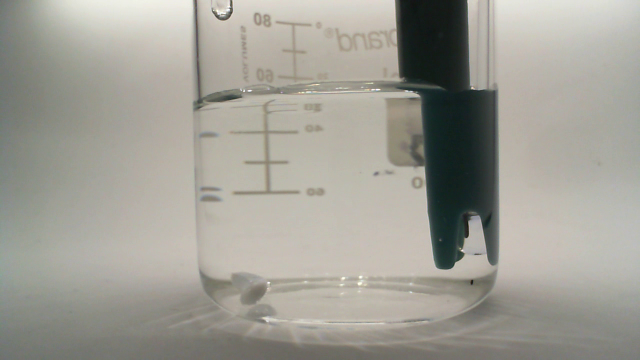
#> input picture data/titration.tiff, 640 x 360 px
$ python 2_skimage_images.py data/titration.tiff
#> lines starting #> are read from the running program, lines starting #| are printed output that depends on the picture; after the words box and inside, x2 and y2 are one past the last pixel; in counts of white or black regions, pixels touching at a corner belong together; long printed decimals are rounded
import skimage.io
import skimage.color

import matplotlib
import sys
import matplotlib.pyplot as plt
import skimage.transform
import platform
if platform.system() == 'Darwin':
    matplotlib.use('TkAgg')

"""
    Lesson available here -> https://datacarpentry.org/image-processing/03-skimage-images/index.html

    ---------------------------------------------

    ############ Reading and displaying ############
"""

# # read image
# image = skimage.io.imread(fname="data/chair.jpg")
# skimage.io.imshow(image)
# plt.show()


"""
    ############ Saving images ############
"""

# image = skimage.io.imread(fname="data/chair.jpg")
# skimage.io.imshow(image)
#
# # save a new version in .tif format
# skimage.io.imsave(fname="data/chair.tif", arr=image)


"""
    ############ Exercise, Resizing images ############
"""

# [13 lines of commented-out code are left out]


"""
    ############ Manipulating pixels ############

    Run this program in the shell with:
    `python3 2_skimage_images.py data/maize-root-cluster.jpg`
"""


# # read input image, based on filename parameter
# image = skimage.io.imread(fname=sys.argv[1])
# print(image)
#
# # display original image
# skimage.io.imshow(image)
#
# # keep only high-intensity pixels
# image[image < 128] = 0
#
# # display modified image
# skimage.io.imshow(image)
# plt.show()

"""
    ############ Exercise, low intensity pixels  ############

    Run this program in the shell with:
    `python3 2_skimage_images.py data/sudoku.png`
"""

# # read input image, based on filename parameter
# image = skimage.io.imread(fname=sys.argv[1])
#
# # display original image
# skimage.io.imshow(image)
#
# # keep only high-intensity pixels
# print(image[0][0])
# image[image == 255] = 64
# print(image[0][0])
#
# # display modified image
# skimage.io.imshow(image)
# plt.show()


"""
    ############ Converting color images to grayscale ############

     Run this program in the shell with:
    `python3 2_skimage_images.py data/maize-root-cluster.jpg`
"""

# # read input image, based on filename parameter
# image = skimage.io.imread(fname=sys.argv[1])
#
# # display original image
# skimage.io.imshow(image)
#
# # convert to grayscale and display
# gray_image = skimage.color.rgb2gray(image)
# skimage.io.imshow(gray_image)
# plt.show()


"""
    ############ Grayscale as argument ############

     Run this program in the shell with:
    `python3 2_skimage_images.py data/maize-root-cluster.jpg`
"""

# # read input image, based on filename parameter
# image = skimage.io.imread(fname=sys.argv[1], as_gray=True)
#
# # display grayscale image
# skimage.io.imshow(image)
# plt.show()


"""
    ############ Access Via Slicing ############
"""

# [6 lines of commented-out code are left out]


"""
    ############ Change color image on sliced part ############
"""

# [6 lines of commented-out code are left out]


"""
    ############ Exercise ############
"""


# # load and display original image
# image = skimage.io.imread(fname="data/maize-root-cluster.jpg")
#
# # extract and display the subclip
#
# clip = image[0:399, 300:500, :]
#
# fig, ax = plt.subplots()
# plt.imshow(image)
# fig, ax = plt.subplots()
# plt.imshow(clip)
# plt.show()
#
# # Save it
#
# skimage.io.imsave(fname="data/root-sliced.jpg", arr=clip)

"""
    ############ Exercise 2, Slicing and the colorimetric challenge ############
"""


def select_zone(image, y_f, y_t, x_f, x_t):
    # top
    image[y_f-1:y_f, x_f:x_t] = [255, 0, 0]
    # Left
    image[y_f-1:y_t+1, x_f-1:x_f] = [255, 0, 0]
    # bottom
    image[y_t:y_t+1, x_f:x_t] = [255, 0, 0]
    # Right
    image[y_f-1:y_t+1, x_t:x_t+1] = [255, 0, 0]
    return image


# # load and display original image
image = skimage.io.imread(fname="data/titration.tiff", plugin='pil')
#> image is the input picture: shape (360, 640, 3); mean R, G, B 159.7, 157.9, 149.1

y_f = 200
y_t = 240
x_f = 350
x_t = 390

# extract the subclip
clip = image[y_f:y_t, x_f:x_t, :]
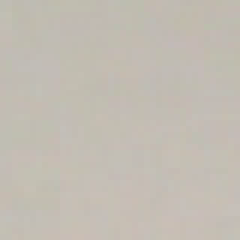
#> clip: shape (40, 40, 3) (shown 6 times larger); mean R, G, B 194.5, 188.7, 179

# Draw the zone in the original image
image = select_zone(image, y_f, y_t, x_f, x_t)
#> in select_zone, `image[y_f-1:y_f, x_f:x_t] = [255, 0, 0]`: image: shape (360, 640, 3); 0.02% of pixels changed, all inside (x1, y1, x2, y2) = (350, 199, 390, 200)
#> in select_zone, `image[y_f-1:y_t+1, x_f-1:x_f] = [255, 0, 0]`: image: shape (360, 640, 3); mean R, G, B 159.8, 157.8, 149.1
#> in select_zone, `image[y_t:y_t+1, x_f:x_t] = [255, 0, 0]`: image: shape (360, 640, 3); mean R, G, B 159.8, 157.8, 149.1
#> in select_zone, `image[y_f-1:y_t+1, x_t:x_t+1] = [255, 0, 0]`:
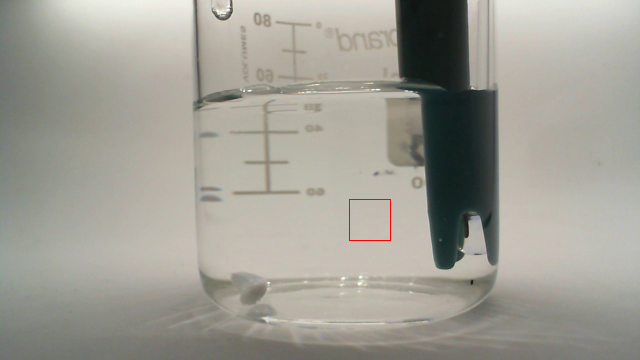
#> image: shape (360, 640, 3); mean R, G, B 159.8, 157.8, 149

red = 0
green = 0
blue = 0
pixels = 0

for x in clip:
    for y in x:
        pixels += 1
        red += y[0]
        green += y[1]
        blue += y[2]
#> this loop made 40 passes
#> after the loop, blue = 286434; green = 301905; pixels = 1600; red = 311261

print('Avg. red value: ', red / pixels)
#| Avg. red value:  194.538
print('Avg. green value: ', green / pixels)
#| Avg. green value:  188.691
print('Avg. blue value: ', blue / pixels)
#| Avg. blue value:  179.021

# Shows up the original image and the clip
fig, ax = plt.subplots()
plt.imshow(image)
fig, ax = plt.subplots()
plt.imshow(clip)
plt.show()

$ run again, with data/chair.jpg saved as data/titration.tiff
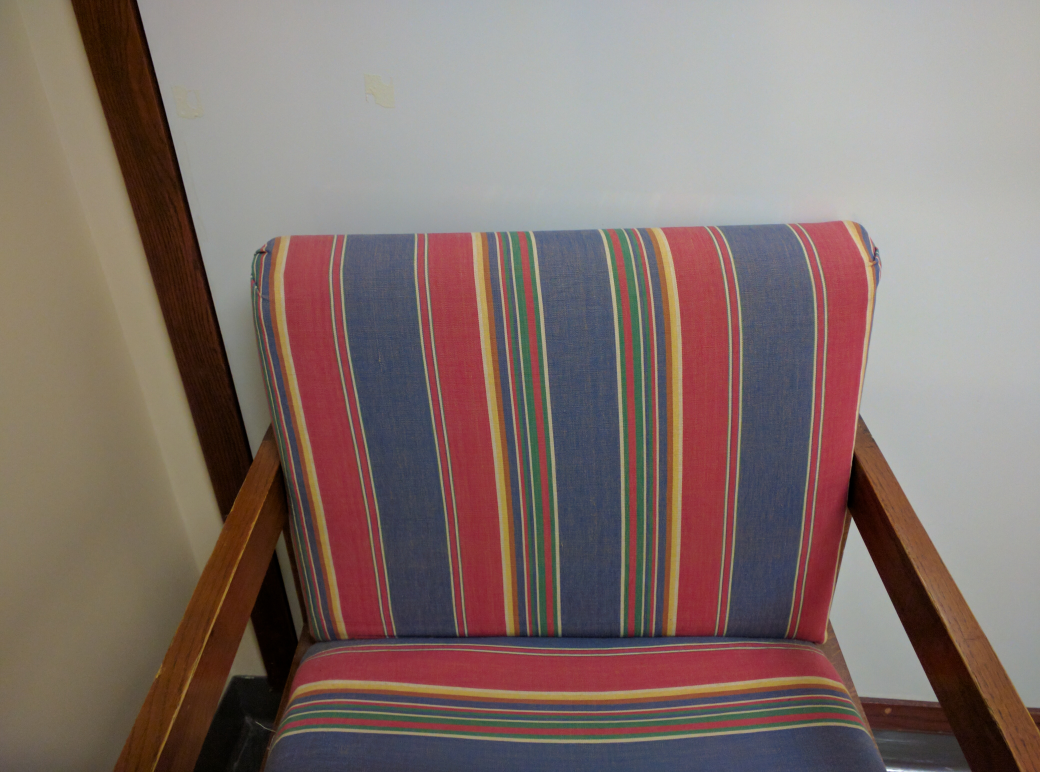
#> input picture data/chair.jpg, 4160 x 3088 px (shown at 1/4 size)
#> image is the input picture: shape (3088, 4160, 3); mean R, G, B 130.6, 113.4, 108.5
#> `clip = image[y_f:y_t, x_f:x_t, :]`:
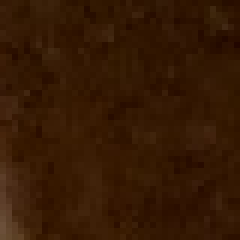
#> clip: shape (40, 40, 3) (shown 6 times larger); mean R, G, B 53.6, 25.3, 3.8
#> the loop `for x in clip:` made 40 passes
#> after the loop `for x in clip:`: blue = 6110; green = 40430; pixels = 1600; red = 85694
#| Avg. red value:  53.559
#| Avg. green value:  25.269
#| Avg. blue value:  3.819

$ run again, with data/board.jpg saved as data/titration.tiff
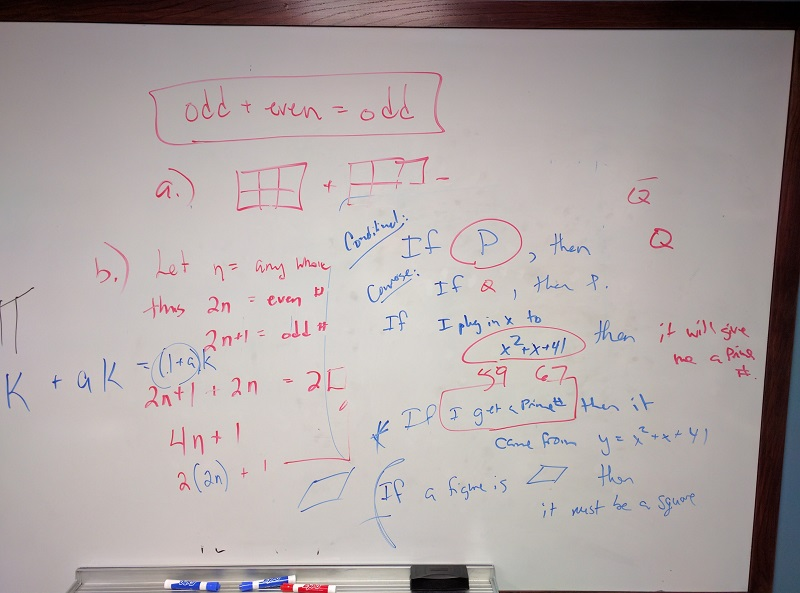
#> input picture data/board.jpg, 800 x 593 px
#> image is the input picture: shape (593, 800, 3); mean R, G, B 174.7, 165.6, 165.2
#> `clip = image[y_f:y_t, x_f:x_t, :]`:
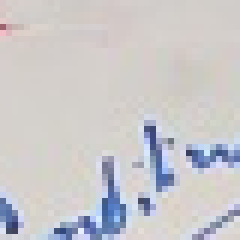
#> clip: shape (40, 40, 3) (shown 6 times larger); mean R, G, B 202, 200.3, 202.5
#> the loop `for x in clip:` made 40 passes
#> after the loop `for x in clip:`: blue = 323933; green = 320541; pixels = 1600; red = 323173
#| Avg. red value:  201.983
#| Avg. green value:  200.338
#| Avg. blue value:  202.458
